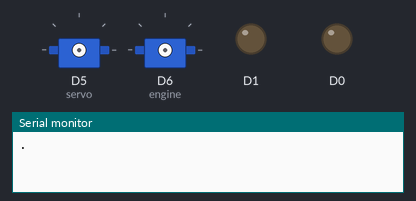
A sketch run on a simulated ESP8266 (NodeMCU). Shown: 2 × servo, output pins drawn as LEDs (lit = HIGH), the last lines printed to the serial monitor. WiFi joins after 1.5 s; servers stay silent unless stated.

Above: at 0.1 s.
At 2.1 s:
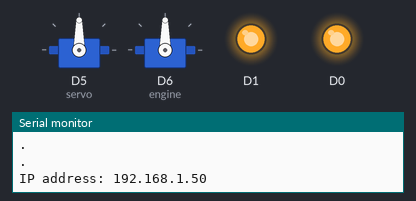
Timing chart, 0 to 3.6 s (numbered marks = the images above):
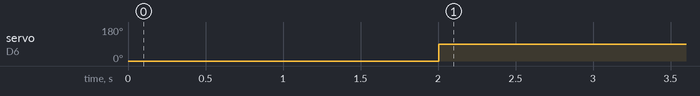

The sketch:

rc_vs.ino
```cpp
#include <ESP8266WiFi.h>
#include "ServoController.h"
#include "ConnectionController.h"

char localIP[20];

void setup() {
	wifiInit("Tolik", "qwe123rty", "esp8266");
	//wifiInit("ZTE-ca7e4e", "ZTEGC1D16B34", "esp8266");
	//wifiInit("Толик", "qwe123rty", "esp8266");
	pinMode(D0, OUTPUT);
	pinMode(D1, OUTPUT);
	digitalWrite(D0, HIGH);
	digitalWrite(D1, HIGH);
}

void loop() {
	static ServoController sc(0, 200, 0, 200);
	static ConnectionController connection(localIP, 4320, 4321, 1000);

	if (connection.getPacket()) {
		sc.setAngle(connection.getAngle());
		sc.setSpeed(connection.getSpeed());
		digitalWrite(D0, LOW);
	}
	else {
		sc.setDefaultValues();
		digitalWrite(D0, HIGH);
	}

	sc.processValues();


}

void wifiInit(char ssid[], char password[], char hostName[]) {
	WiFi.mode(WIFI_STA);//
	WiFi.hostname(hostName);//
	WiFi.begin(ssid, password); //
	Serial.begin(9600);
	int i = 0;
	while (WiFi.status() != WL_CONNECTED) //
	{
		Serial.println(".");//
		delay(1000);//
		i++;
		if (i > 15) {
			WiFi.mode(WIFI_AP);
			WiFi.softAP(ssid, password);
			break;
		}
	}
	Serial.print("IP address: ");
	if (i > 15)
		strcpy(localIP, WiFi.softAPIP().toString().c_str());
	else
		strcpy(localIP, WiFi.localIP().toString().c_str());
	Serial.println(localIP);
}
```

ConnectionController.h
```cpp
#pragma once
#include <WiFiUdp.h>

class ConnectionController {
private:
	WiFiUDP Udp, UdpBroadcast;
	boolean connected;
	IPAddress broadcastIP, localIP;
	int broadcastPort, messagesPort;
	unsigned long timeout;
	unsigned char incomingPacket[2];
	void broadcastHelloByte() {
		UdpBroadcast.beginPacketMulticast(broadcastIP, broadcastPort, localIP);
		UdpBroadcast.write(250);
		UdpBroadcast.endPacket();
	}
public:
	ConnectionController(char myIP[], int BroadcastPort, int MessagesPort, unsigned long timeoutMicroseconds) {
		localIP.fromString(myIP);
		broadcastIP = ~WiFi.subnetMask() | WiFi.gatewayIP();
		broadcastPort = BroadcastPort;
		messagesPort = MessagesPort;
		connected = false;
		timeout = timeoutMicroseconds;
		Udp.begin(messagesPort);
		UdpBroadcast.begin(broadcastPort);
	}
	boolean getPacket() {
		static unsigned long lastGetTime = millis();
		if (!connected) {
			broadcastHelloByte();
		}
		int packetSize = Udp.parsePacket();
		if (packetSize > 0) {
			lastGetTime = millis();
			connected = true;
			int len = Udp.read(incomingPacket, 2);
			Serial.printf("angle %d speed %d\n", incomingPacket[0], incomingPacket[1]);
		}
		if ((millis() - lastGetTime) > timeout) {
			connected = false;
		}
		return connected;
	}
	boolean getConnectionState() {
		return connected;
	}
	unsigned char getSpeed() {
		return incomingPacket[1];
	}
	unsigned char getAngle() {
		return incomingPacket[0];
	}
};
```

ServoController.h
```cpp
#pragma once
#include <Servo.h>
#define N 1500
#define MAXspd 2200
#define MINspd 800
#define MAXang 55
#define MINang 125

class ServoController
{
private:
	Servo servo, engine;
	unsigned char angle, spd, minA, maxA, minS, maxS;
public:
	ServoController(unsigned char angleMin, unsigned char angleMax, unsigned char speedMin, unsigned char speedMax)
	{
		minA = angleMin;
		maxA = angleMax;
		minS = speedMin;
		maxS = speedMax;
		spd = N;
		angle = map(100, 0, 200, MINang, MAXang);
		servo.attach(D5);
		servo.write(angle);
		engine.attach(D6, MINspd, MAXspd);
		engine.writeMicroseconds(spd);
	}
	int getSpeed() {
		return spd;
	}
	int getAngle() {
		return angle;
	}
	void setSpeed(unsigned char newSpeed) {
		if ((newSpeed > maxS) || (newSpeed < minS)) return;
		spd = newSpeed;
	}
	void setAngle(unsigned char newAngle) {
		if ((newAngle > maxA) || (newAngle < minA)) return;
		angle = newAngle;
	}
	void setDefaultValues() {
		spd = (minS + maxS) / 2;
		angle = (minA + maxA) / 2;
	}
	void processValues() {
		servo.write(map(angle, minA, maxA, MINang, MAXang));
		engine.writeMicroseconds(map(spd, minS, maxS, MINspd, MAXspd));
		//Serial.printf("angle %d speed %d\n", map(angle, minA, maxA, MINang, MAXang), map(spd, minS, maxS, MINspd, MAXspd));
	}
	~ServoController() {

	}
};
```

Measured:
- by itself, servo on D6 (engine): 0° → 90° at 2.0 s
